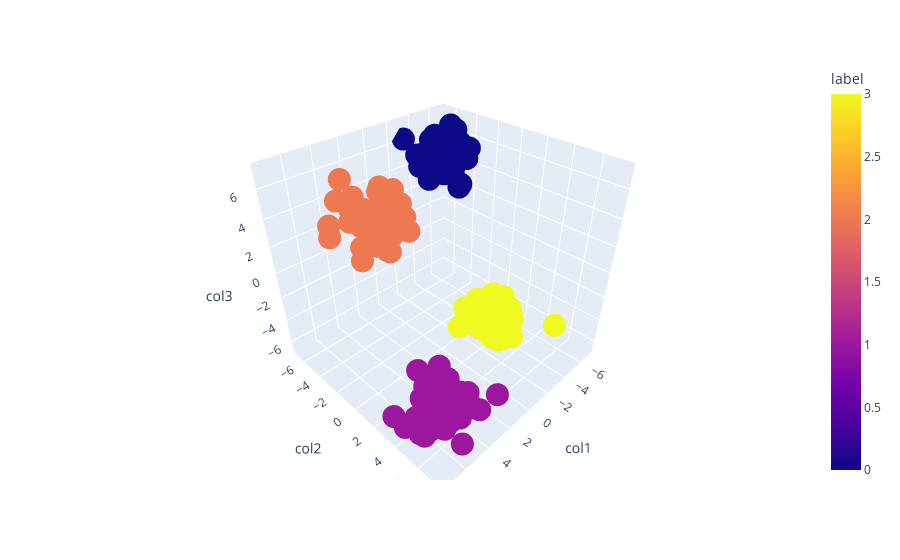

Here is the notebook cell this chart was saved with:
### Code cell
fig = px.scatter_3d(df,x='col1', y='col2', z='col3',color='label')
fig.show()

### Figure 1 — Plotly figure (JSON) as saved in the notebook; plotly's stock layout.template omitted (floating-point values rounded to 4 significant figures; data arrays with more than 128 entries replaced by an {"elided": "..."} marker saying what was removed)
{"data": [{"hovertemplate": "col1=%{x}<br>col2=%{y}<br>col3=%{z}<br>label=%{marker.color}<extra></extra>", "legendgroup": "", "marker": {"color": {"elided": "200 int values"}, "coloraxis": "coloraxis", "symbol": "circle"}, "mode": "markers", "name": "", "scene": "scene", "showlegend": false, "type": "scatter3d", "x": {"elided": "200 float values"}, "y": {"elided": "200 float values"}, "z": {"elided": "200 float values"}}], "layout": {"autosize": true, "coloraxis": {"colorbar": {"title": {"text": "label"}}, "colorscale": [[0, "#0d0887"], [0.1111, "#46039f"], [0.2222, "#7201a8"], [0.3333, "#9c179e"], [0.4444, "#bd3786"], [0.5556, "#d8576b"], [0.6667, "#ed7953"], [0.7778, "#fb9f3a"], [0.8889, "#fdca26"], [1, "#f0f921"]]}, "legend": {"tracegroupgap": 0}, "margin": {"t": 60}, "scene": {"aspectmode": "auto", "aspectratio": {"x": 1.017, "y": 1.011, "z": 0.9724}, "domain": {"x": [0, 1], "y": [0, 1]}, "xaxis": {"title": {"text": "col1"}, "type": "linear"}, "yaxis": {"title": {"text": "col2"}, "type": "linear"}, "zaxis": {"title": {"text": "col3"}, "type": "linear"}}}}
